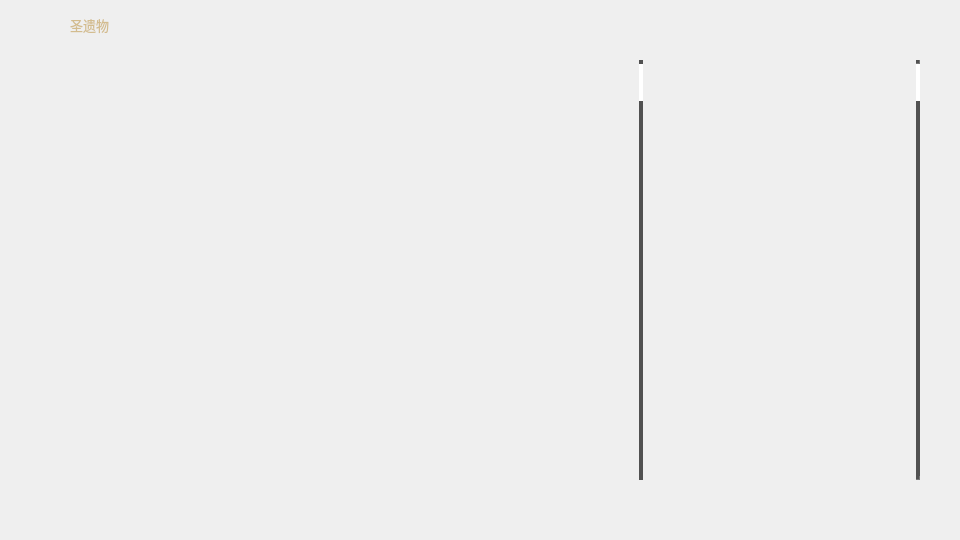
<?xml version="1.0" encoding="UTF-8"?>
<ui version="4.0">
 <class>Backpack</class>
 <widget class="QWidget" name="Backpack">
  <property name="geometry">
   <rect>
    <x>0</x>
    <y>0</y>
    <width>960</width>
    <height>540</height>
   </rect>
  </property>
  <property name="font">
   <font>
    <family>汉仪文黑-85W</family>
    <pointsize>14</pointsize>
   </font>
  </property>
  <property name="windowTitle">
   <string>Form</string>
  </property>
  <widget class="QLabel" name="bg">
   <property name="geometry">
    <rect>
     <x>0</x>
     <y>0</y>
     <width>960</width>
     <height>540</height>
    </rect>
   </property>
   <property name="styleSheet">
    <string notr="true">background-color: transparent;
border-image: url(:/BG/backpack.png)</string>
   </property>
   <property name="text">
    <string/>
   </property>
  </widget>
  <widget class="QPushButton" name="close">
   <property name="geometry">
    <rect>
     <x>900</x>
     <y>3</y>
     <width>42</width>
     <height>42</height>
    </rect>
   </property>
   <property name="styleSheet">
    <string notr="true">QPushButton
{
background-color: transparent;
border-radius:31px;
border-image: url(:/Icon/close.png)
}

QPushButton:pressed
{
border-image: url(:/Icon/close_selected.png)
}</string>
   </property>
   <property name="text">
    <string/>
   </property>
  </widget>
  <widget class="QPushButton" name="deleted">
   <property name="geometry">
    <rect>
     <x>20</x>
     <y>490</y>
     <width>42</width>
     <height>42</height>
    </rect>
   </property>
   <property name="toolTip">
    <string>&lt;html&gt;&lt;head/&gt;&lt;body&gt;&lt;p&gt;删除圣遗物&lt;/p&gt;&lt;/body&gt;&lt;/html&gt;</string>
   </property>
   <property name="styleSheet">
    <string notr="true">QPushButton
{
background-color: transparent;
border-radius:31px;
border-image: url(:/Icon/delete.png)
}

QPushButton:pressed
{
border-image: url(:/Icon/delete_selected.png)
}</string>
   </property>
   <property name="text">
    <string/>
   </property>
  </widget>
  <widget class="QPushButton" name="modify">
   <property name="geometry">
    <rect>
     <x>780</x>
     <y>490</y>
     <width>125</width>
     <height>40</height>
    </rect>
   </property>
   <property name="toolTip">
    <string>&lt;html&gt;&lt;head/&gt;&lt;body&gt;&lt;p&gt;修改所选圣遗物属性&lt;/p&gt;&lt;/body&gt;&lt;/html&gt;</string>
   </property>
   <property name="styleSheet">
    <string notr="true">QPushButton
{
background-color: transparent;
border-radius:31px;
border-image: url(:/Icon/modify.png)
}

QPushButton:pressed
{
border-image: url(:/Icon/modify_selected.png)
}</string>
   </property>
   <property name="text">
    <string/>
   </property>
  </widget>
  <widget class="QPushButton" name="filter">
   <property name="geometry">
    <rect>
     <x>80</x>
     <y>490</y>
     <width>42</width>
     <height>42</height>
    </rect>
   </property>
   <property name="toolTip">
    <string>&lt;html&gt;&lt;head/&gt;&lt;body&gt;&lt;p&gt;按套装筛选&lt;/p&gt;&lt;/body&gt;&lt;/html&gt;</string>
   </property>
   <property name="styleSheet">
    <string notr="true">QPushButton
{
background-color: transparent;
border-radius:31px;
border-image: url(:/Icon/filter.png)
}

QPushButton:pressed
{
border-image: url(:/Icon/filter_selected.png)
}</string>
   </property>
   <property name="text">
    <string/>
   </property>
  </widget>
  <widget class="QScrollArea" name="detailArea">
   <property name="geometry">
    <rect>
     <x>670</x>
     <y>60</y>
     <width>250</width>
     <height>420</height>
    </rect>
   </property>
   <property name="styleSheet">
    <string notr="true">background-color: transparent;</string>
   </property>
   <property name="frameShape">
    <enum>QFrame::NoFrame</enum>
   </property>
   <property name="horizontalScrollBarPolicy">
    <enum>Qt::ScrollBarAlwaysOff</enum>
   </property>
   <property name="widgetResizable">
    <bool>false</bool>
   </property>
   <widget class="QWidget" name="detail">
    <property name="geometry">
     <rect>
      <x>0</x>
      <y>0</y>
      <width>250</width>
      <height>420</height>
     </rect>
    </property>
    <widget class="QLabel" name="detail_bg1">
     <property name="geometry">
      <rect>
       <x>0</x>
       <y>0</y>
       <width>246</width>
       <height>174</height>
      </rect>
     </property>
     <property name="styleSheet">
      <string notr="true">border-image: url(:/Icon/detail5_bg1.png)</string>
     </property>
     <property name="frameShadow">
      <enum>QFrame::Plain</enum>
     </property>
     <property name="text">
      <string/>
     </property>
    </widget>
    <widget class="QLabel" name="name">
     <property name="geometry">
      <rect>
       <x>14</x>
       <y>3</y>
       <width>220</width>
       <height>24</height>
      </rect>
     </property>
     <property name="font">
      <font>
       <family>汉仪文黑-85W</family>
       <pointsize>12</pointsize>
      </font>
     </property>
     <property name="styleSheet">
      <string notr="true">color: rgb(255, 255, 255);
background-color: transparent;</string>
     </property>
     <property name="text">
      <string/>
     </property>
    </widget>
    <widget class="QLabel" name="position">
     <property name="geometry">
      <rect>
       <x>13</x>
       <y>33</y>
       <width>35</width>
       <height>17</height>
      </rect>
     </property>
     <property name="font">
      <font>
       <family>汉仪文黑-85W</family>
       <pointsize>8</pointsize>
      </font>
     </property>
     <property name="styleSheet">
      <string notr="true">color: rgb(255, 255, 255);
background-color: transparent;</string>
     </property>
     <property name="text">
      <string/>
     </property>
    </widget>
    <widget class="QLabel" name="ma">
     <property name="geometry">
      <rect>
       <x>13</x>
       <y>75</y>
       <width>120</width>
       <height>17</height>
      </rect>
     </property>
     <property name="font">
      <font>
       <family>汉仪文黑-85W</family>
       <pointsize>8</pointsize>
      </font>
     </property>
     <property name="styleSheet">
      <string notr="true">color: #c0afa8;
background-color: transparent;</string>
     </property>
     <property name="text">
      <string/>
     </property>
    </widget>
    <widget class="QLabel" name="mav">
     <property name="geometry">
      <rect>
       <x>13</x>
       <y>90</y>
       <width>150</width>
       <height>28</height>
      </rect>
     </property>
     <property name="font">
      <font>
       <family>汉仪文黑-85W</family>
       <pointsize>14</pointsize>
      </font>
     </property>
     <property name="styleSheet">
      <string notr="true">color: rgb(255, 255, 255);
background-color: transparent;</string>
     </property>
     <property name="text">
      <string/>
     </property>
    </widget>
    <widget class="QLabel" name="artPic">
     <property name="geometry">
      <rect>
       <x>129</x>
       <y>33</y>
       <width>105</width>
       <height>98</height>
      </rect>
     </property>
     <property name="styleSheet">
      <string notr="true">background-color: transparent;</string>
     </property>
     <property name="text">
      <string/>
     </property>
    </widget>
    <widget class="QLabel" name="level">
     <property name="geometry">
      <rect>
       <x>13</x>
       <y>154</y>
       <width>32</width>
       <height>15</height>
      </rect>
     </property>
     <property name="font">
      <font>
       <family>汉仪文黑-85W</family>
       <pointsize>8</pointsize>
      </font>
     </property>
     <property name="styleSheet">
      <string notr="true">color: rgb(255, 255, 255);
background-color: transparent;</string>
     </property>
     <property name="text">
      <string/>
     </property>
     <property name="alignment">
      <set>Qt::AlignCenter</set>
     </property>
    </widget>
    <widget class="QLabel" name="sa1">
     <property name="geometry">
      <rect>
       <x>13</x>
       <y>177</y>
       <width>200</width>
       <height>21</height>
      </rect>
     </property>
     <property name="font">
      <font>
       <family>汉仪文黑-85W</family>
       <pointsize>10</pointsize>
      </font>
     </property>
     <property name="styleSheet">
      <string notr="true">color: #4d5769;
background-color: transparent;</string>
     </property>
     <property name="text">
      <string/>
     </property>
    </widget>
    <widget class="QLabel" name="sa2">
     <property name="geometry">
      <rect>
       <x>13</x>
       <y>198</y>
       <width>200</width>
       <height>21</height>
      </rect>
     </property>
     <property name="font">
      <font>
       <family>汉仪文黑-85W</family>
       <pointsize>10</pointsize>
      </font>
     </property>
     <property name="styleSheet">
      <string notr="true">color: #4d5769;
background-color: transparent;</string>
     </property>
     <property name="text">
      <string/>
     </property>
    </widget>
    <widget class="QLabel" name="sa3">
     <property name="geometry">
      <rect>
       <x>13</x>
       <y>219</y>
       <width>200</width>
       <height>21</height>
      </rect>
     </property>
     <property name="font">
      <font>
       <family>汉仪文黑-85W</family>
       <pointsize>10</pointsize>
      </font>
     </property>
     <property name="styleSheet">
      <string notr="true">color: #4d5769;
background-color: transparent;</string>
     </property>
     <property name="text">
      <string/>
     </property>
    </widget>
    <widget class="QLabel" name="sa4">
     <property name="geometry">
      <rect>
       <x>13</x>
       <y>240</y>
       <width>200</width>
       <height>21</height>
      </rect>
     </property>
     <property name="font">
      <font>
       <family>汉仪文黑-85W</family>
       <pointsize>10</pointsize>
      </font>
     </property>
     <property name="styleSheet">
      <string notr="true">color: #4d5769;
background-color: transparent;</string>
     </property>
     <property name="text">
      <string/>
     </property>
    </widget>
    <widget class="QLabel" name="setName">
     <property name="geometry">
      <rect>
       <x>13</x>
       <y>261</y>
       <width>200</width>
       <height>21</height>
      </rect>
     </property>
     <property name="font">
      <font>
       <family>汉仪文黑-85W</family>
       <pointsize>10</pointsize>
      </font>
     </property>
     <property name="styleSheet">
      <string notr="true">color: #5cb256;
background-color: transparent;</string>
     </property>
     <property name="text">
      <string/>
     </property>
     <property name="scaledContents">
      <bool>false</bool>
     </property>
    </widget>
    <widget class="QLabel" name="twoPieceSet">
     <property name="geometry">
      <rect>
       <x>13</x>
       <y>282</y>
       <width>218</width>
       <height>21</height>
      </rect>
     </property>
     <property name="minimumSize">
      <size>
       <width>218</width>
       <height>0</height>
      </size>
     </property>
     <property name="maximumSize">
      <size>
       <width>218</width>
       <height>16777215</height>
      </size>
     </property>
     <property name="font">
      <font>
       <family>汉仪文黑-85W</family>
       <pointsize>10</pointsize>
      </font>
     </property>
     <property name="styleSheet">
      <string notr="true">color: #6f7581;
background-color: transparent;</string>
     </property>
     <property name="text">
      <string/>
     </property>
     <property name="scaledContents">
      <bool>false</bool>
     </property>
     <property name="wordWrap">
      <bool>true</bool>
     </property>
    </widget>
    <widget class="QLabel" name="fourPieceSet">
     <property name="geometry">
      <rect>
       <x>13</x>
       <y>303</y>
       <width>218</width>
       <height>21</height>
      </rect>
     </property>
     <property name="minimumSize">
      <size>
       <width>218</width>
       <height>0</height>
      </size>
     </property>
     <property name="maximumSize">
      <size>
       <width>218</width>
       <height>16777215</height>
      </size>
     </property>
     <property name="font">
      <font>
       <family>汉仪文黑-85W</family>
       <pointsize>10</pointsize>
      </font>
     </property>
     <property name="styleSheet">
      <string notr="true">color: #6f7581;
background-color: transparent;</string>
     </property>
     <property name="text">
      <string/>
     </property>
     <property name="scaledContents">
      <bool>false</bool>
     </property>
     <property name="wordWrap">
      <bool>true</bool>
     </property>
    </widget>
    <widget class="QLabel" name="detail_bg2">
     <property name="geometry">
      <rect>
       <x>0</x>
       <y>174</y>
       <width>246</width>
       <height>174</height>
      </rect>
     </property>
     <property name="styleSheet">
      <string notr="true">border-image: url(:/Icon/detail5_bg2.png);</string>
     </property>
     <property name="frameShadow">
      <enum>QFrame::Plain</enum>
     </property>
     <property name="text">
      <string/>
     </property>
    </widget>
    <widget class="QLabel" name="detail_bg3">
     <property name="geometry">
      <rect>
       <x>0</x>
       <y>348</y>
       <width>246</width>
       <height>3</height>
      </rect>
     </property>
     <property name="styleSheet">
      <string notr="true">border-image: url(:/Icon/detail5_bg3.png);</string>
     </property>
     <property name="frameShadow">
      <enum>QFrame::Plain</enum>
     </property>
     <property name="text">
      <string/>
     </property>
    </widget>
    <widget class="QScrollBar" name="verticalScrollBar_2">
     <property name="geometry">
      <rect>
       <x>246</x>
       <y>0</y>
       <width>4</width>
       <height>420</height>
      </rect>
     </property>
     <property name="styleSheet">
      <string notr="true">/* 设置垂直滚动条基本样式*/
QScrollBar:vertical
{
    width:4px;
    background:#515151;
    margin:0px,0px,0px,0px;
    padding-top:4px;   /* 留出9px给上面和下面的箭头*/
    padding-bottom:4px;
}
QScrollBar::handle:vertical
{
    width:4px;
    background:white;
    border-radius:4px;   /* 滚动条两端变成椭圆 */
    min-height:20;
}
QScrollBar::handle:vertical:hover
{
    width:4px;
    background:white;   /* 鼠标放到滚动条上的时候，颜色变深*/
    border-radius:4px;
    min-height:20;
}
QScrollBar::add-line:vertical   /* 这个应该是设置下箭头的，3.png就是箭头*/
{
    height:4px;width:6px;
    background-color: transparent;
    border-image:url(:/Icon/down.png);
    subcontrol-position:bottom;
}
QScrollBar::sub-line:vertical   /* 设置上箭头*/
{
    height:4px;width:6px;
	background-color: transparent;
    border-image:url(:/Icon/up.png);
    subcontrol-position:top;
}
QScrollBar::add-line:vertical:hover   /* 当鼠标放到下箭头上的时候*/
{
    height:4px;width:6px;
    background-color: transparent;
    border-image:url(:/Icon/down_selected.png);
    subcontrol-position:bottom;
}
QScrollBar::sub-line:vertical:hover  /* 当鼠标放到下箭头上的时候*/
{
    height:4px;width:6px;
	background-color: transparent;
    border-image:url(:/Icon/up_selected.png);
    subcontrol-position:top;
}</string>
     </property>
     <property name="orientation">
      <enum>Qt::Vertical</enum>
     </property>
    </widget>
    <zorder>detail_bg2</zorder>
    <zorder>detail_bg1</zorder>
    <zorder>name</zorder>
    <zorder>position</zorder>
    <zorder>ma</zorder>
    <zorder>mav</zorder>
    <zorder>artPic</zorder>
    <zorder>level</zorder>
    <zorder>sa1</zorder>
    <zorder>sa2</zorder>
    <zorder>sa3</zorder>
    <zorder>sa4</zorder>
    <zorder>setName</zorder>
    <zorder>twoPieceSet</zorder>
    <zorder>fourPieceSet</zorder>
    <zorder>detail_bg3</zorder>
    <zorder>verticalScrollBar_2</zorder>
   </widget>
  </widget>
  <widget class="QScrollArea" name="artifactArea">
   <property name="geometry">
    <rect>
     <x>36</x>
     <y>60</y>
     <width>610</width>
     <height>420</height>
    </rect>
   </property>
   <property name="styleSheet">
    <string notr="true">background-color: transparent;</string>
   </property>
   <property name="frameShape">
    <enum>QFrame::NoFrame</enum>
   </property>
   <property name="horizontalScrollBarPolicy">
    <enum>Qt::ScrollBarAlwaysOff</enum>
   </property>
   <property name="widgetResizable">
    <bool>false</bool>
   </property>
   <widget class="QWidget" name="artifact">
    <property name="geometry">
     <rect>
      <x>0</x>
      <y>0</y>
      <width>610</width>
      <height>420</height>
     </rect>
    </property>
    <property name="styleSheet">
     <string notr="true"/>
    </property>
    <widget class="QScrollBar" name="verticalScrollBar">
     <property name="geometry">
      <rect>
       <x>603</x>
       <y>0</y>
       <width>4</width>
       <height>420</height>
      </rect>
     </property>
     <property name="styleSheet">
      <string notr="true">/* 设置垂直滚动条基本样式*/
QScrollBar:vertical
{
    width:4px;
    background:#515151;
    margin:0px,0px,0px,0px;
    padding-top:4px;   /* 留出9px给上面和下面的箭头*/
    padding-bottom:4px;
}
QScrollBar::handle:vertical
{
    width:4px;
    background:white;
    border-radius:4px;   /* 滚动条两端变成椭圆 */
    min-height:20;
}
QScrollBar::handle:vertical:hover
{
    width:4px;
    background:white;   /* 鼠标放到滚动条上的时候，颜色变深*/
    border-radius:4px;
    min-height:20;
}
QScrollBar::add-line:vertical   /* 这个应该是设置下箭头的，3.png就是箭头*/
{
    border:none;
}
QScrollBar::sub-line:vertical   /* 设置上箭头*/
{
    border:none;
}</string>
     </property>
     <property name="orientation">
      <enum>Qt::Vertical</enum>
     </property>
    </widget>
   </widget>
  </widget>
  <widget class="QLabel" name="text">
   <property name="geometry">
    <rect>
     <x>70</x>
     <y>9</y>
     <width>121</width>
     <height>31</height>
    </rect>
   </property>
   <property name="font">
    <font>
     <family>汉仪文黑-85W</family>
     <pointsize>10</pointsize>
     <kerning>false</kerning>
    </font>
   </property>
   <property name="styleSheet">
    <string notr="true">background-color: transparent;
color: rgb(211, 188, 142);</string>
   </property>
   <property name="text">
    <string>圣遗物</string>
   </property>
  </widget>
 </widget>
 <resources/>
 <connections/>
</ui>
